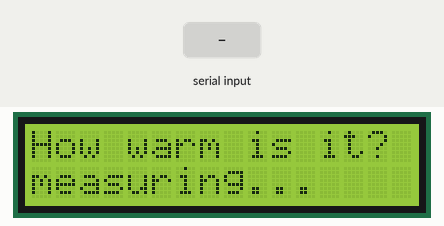
Simulated run of this sketch. Board: Arduino Uno, built with avr-gcc and run on an emulated ATmega328P. On the bench: 16×2 character LCD. Inputs (shaded band) come from the test bench.

Above: at 1.2 s.
1.3 s: "C,45\n" received over Serial
At 3.2 s:
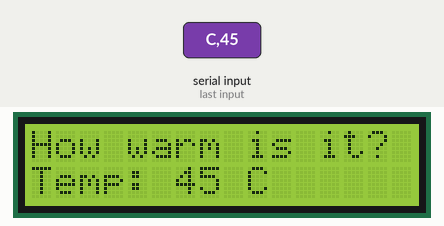
4.3 s: "H90\n" received over Serial
At 6.7 s:
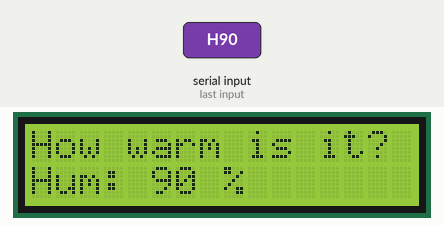
Timing chart, 0 to 8.2 s (numbered marks = the images above; inputs shaded):
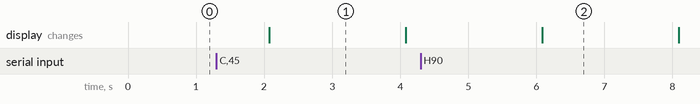

Measured:
- after the input at 1.3 s, the display: changes after 0.78 s (image 1)
- after the input at 4.3 s, the display: changes after 1.8 s (image 2)
- what the display in image 1 shows lasts 2.0 s, from 2.1 s to 4.1 s

The sketch:

display-temperature-from-uart.ino
```cpp
#include <LiquidCrystal.h>

// Initialize the library by associating any needed LCD interface pin
// with the arduino pin number it is connected to
const int rs = 12, en = 11, d4 = 5, d5 = 4, d6 = 3, d7 = 2;
LiquidCrystal lcd(11, 12, 5, 4, 3, 2);

// To skip some nonesense during measurements
const long TEMPERATURE_LOWER_BOUND = -50;
const long TEMPERATURE_UPPER_BOUND = 50;

// Timeout between messages
const int MESSAGE_TIMEOUT = 2000;

void setup() {
  // Set up the LCD's number of columns and rows:
  lcd.begin(16, 2);
  // Print welcome message
  lcd.print("How warm is it?");
  // Initialize uart
  Serial.begin(9600);
}

void clear_line(int num) {
  lcd.setCursor(0, num);
  lcd.print("                ");
  lcd.setCursor(0, num);
}

void loop() {
  // Waiting for data...
  clear_line(1);
  lcd.setCursor(0, 1);
  lcd.print("measuring...");

  // Read data from UART: remperature, humidity
  if (Serial.available() > 0) {
    char c = Serial.read();

    // Read and display temperature
    if (c == 'C') {
      long temperature = Serial.parseInt();

      if (temperature >= TEMPERATURE_LOWER_BOUND &&
            temperature <= TEMPERATURE_UPPER_BOUND) {
        clear_line(1);
        lcd.print("Temp: ");
        lcd.print(temperature);
        lcd.print(" C");
      }
     } else if (c == 'H') {
      // Read and display humidity
      long humidity = Serial.parseInt();

      clear_line(1);
      lcd.print("Hum: ");
      lcd.print(humidity);
      lcd.print(" %");
    }
  }

  delay(MESSAGE_TIMEOUT);
}
```
